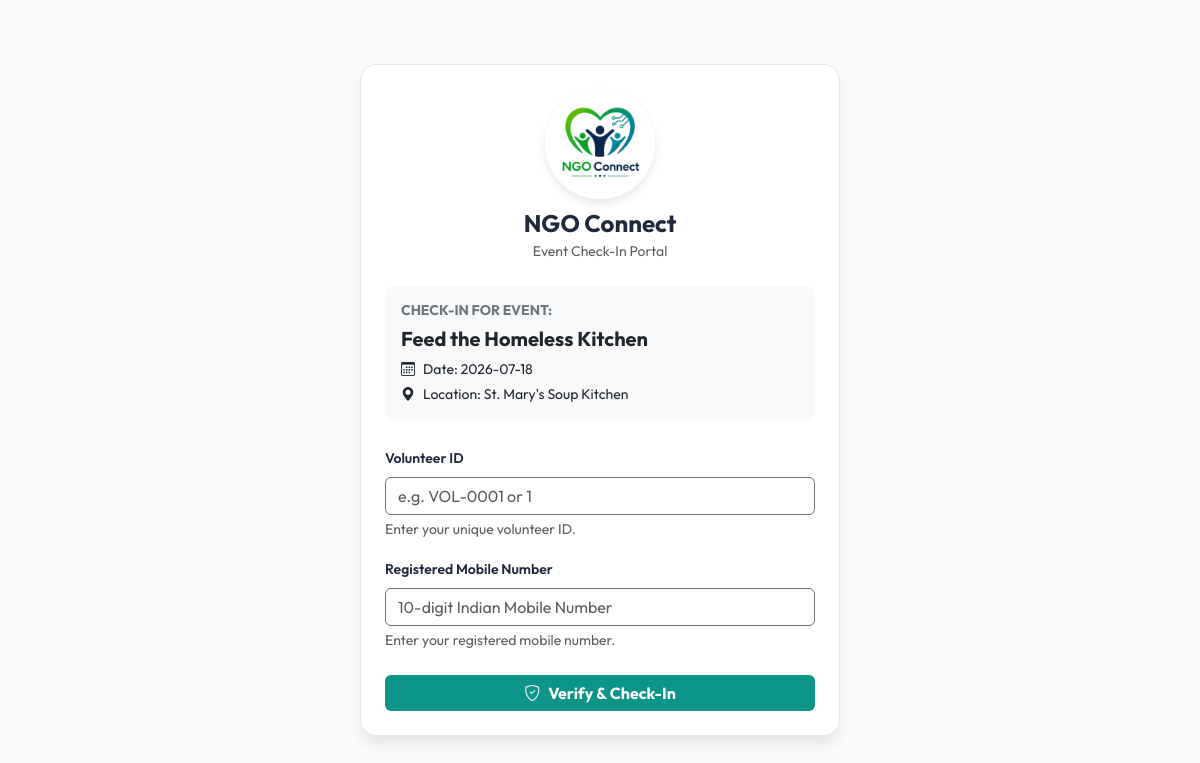
Page /attendance/scan/2 on the committed database.
### models.py (models this page shows, shortened)
class Event(db.Model):
    __tablename__ = 'events'
    id = db.Column(db.Integer, primary_key=True)
    name = db.Column(db.String(150), nullable=False)
    description = db.Column(db.Text, nullable=False)
    category = db.Column(db.String(50), nullable=False)  # 'Medical Camp', 'Education', 'Disaster Relief', 'Food Drive', 'Fundraising', 'Environment', 'Other'
    date = db.Column(db.Date, nullable=False)
    time = db.Column(db.Time, nullable=False)
    venue = db.Column(db.String(150), nullable=False)
    required_volunteers = db.Column(db.Integer, nullable=False, default=1)
    status = db.Column(db.String(20), nullable=False, default='Upcoming')  # 'Upcoming', 'Completed', 'Closed'
    @property
    def assigned_count(self):
        if hasattr(self, '_assigned_count'):
            return self._assigned_count
        return VolunteerApplication.query.filter(
            VolunteerApplication.event_id == self.id,
            VolunteerApplication.status.in_(['Applied', 'Approved'])
        ).count()
    applications = db.relationship('VolunteerApplication', backref='event', lazy='dynamic', cascade="all, delete-orphan")
    attendance = db.relationship('Attendance', backref='event', lazy='dynamic', cascade="all, delete-orphan")
    allocations = db.relationship('ResourceAllocation', backref='event', lazy='dynamic', cascade="all, delete-orphan")
    certificates = db.relationship('Certificate', backref='event', lazy='dynamic', cascade="all, delete-orphan")

### app.py (the view, shortened to what this page needs)
@app.route('/attendance/scan/<int:event_id>', methods=['GET', 'POST'])
def scan_attendance(event_id):
    event = Event.query.get(event_id)
    if not event:
        return render_template('public_checkin.html', error="Invalid QR Code.", event=None)
    if event.status == 'Closed':
        return render_template('public_checkin.html', error="Event is not active.", event=event)
    if request.method == 'GET':
        return render_template(
            'public_checkin.html',
            event=event,
            success=False
        )

### app.py (called while the page is built, shortened)
@app.before_request
def check_session_role_sync():
    if current_user.is_authenticated:
        session['user_id'] = current_user.id
        session['user_role'] = current_user.role

def versioned_url_for(endpoint, **values):
    if endpoint == 'static':
        filename = values.get('filename')
        if filename:
            file_path = os.path.join(app.root_path, endpoint, filename)
            if os.path.exists(file_path):
                mtime = int(os.stat(file_path).st_mtime)
                values['v'] = mtime
    return url_for(endpoint, **values)

@app.context_processor
def override_url_for():
    return dict(url_for=versioned_url_for)

@app.after_request
def add_header(response):
    if response.content_type and ('text/html' in response.content_type or 'application/json' in response.content_type):
        response.headers["Cache-Control"] = "no-cache, no-store, must-revalidate, public, max-age=0"
        response.headers["Pragma"] = "no-cache"
        response.headers["Expires"] = "0"
    return response

@app.context_processor
def inject_global_vars():
    import pytz
    kolkata_tz = pytz.timezone('Asia/Kolkata')
    today_date = datetime.now(kolkata_tz).date().strftime('%Y-%m-%d')
    return {
        'unread_notifications_count': 0,
        'notifications_list': [],
        'today_date': today_date
    }

### templates/public_checkin.html (shortened to what this page needs)
<!DOCTYPE html>
<html lang="en" data-theme="light">
<head>
    <link href="https://cdn.jsdelivr.net/npm/bootstrap@5.3.0/dist/css/bootstrap.min.css" rel="stylesheet">
    <link href="https://cdn.jsdelivr.net/npm/bootstrap-icons@1.10.0/font/bootstrap-icons.css" rel="stylesheet">
</head>
<body>
    <div class="checkin-card p-4">
        <div class="text-center mb-4">
            <div class="logo-circle-public">
                <img src="{{ url_for('static', filename='images/logo.png') }}" alt="NGO Connect Logo">
            </div>
            <h4 class="fw-bold mb-0 mt-2">NGO Connect</h4>
            <span class="text-muted small">Event Check-In Portal</span>
        </div>
        {% if success %}
            <div class="text-center py-3">
                <span class="text-success fs-1 d-block mb-3"><i class="bi bi-check-circle-fill"></i></span>
                <h5 class="fw-bold text-success">Attendance Marked Successfully</h5>
                <hr class="my-4">
                <div class="text-start px-2">
                    <div class="mb-2"><strong>Volunteer Name:</strong> <span class="text-muted">{{ volunteer_name }}</span></div>
                    <div class="mb-2"><strong>Volunteer ID:</strong> <span class="text-muted">VOL-{{ "%04d" | format(volunteer_id) }}</span></div>
                    <div class="mb-2"><strong>Event Name:</strong> <span class="text-muted">{{ event.name }}</span></div>
                    <div class="mb-3"><strong>Check-In Time:</strong> <span class="text-muted">{{ checkin_time }}</span></div>
                </div>
                <div class="mt-4">
                    <a href="/login" class="btn btn-teal btn-sm px-4">Go to Portal Log In</a>
                </div>
            </div>
        {% else %}
            {% if event %}
                <div class="card bg-light border-0 p-3 mb-4 rounded-3 text-dark">
                    <h6 class="fw-bold mb-2 text-uppercase text-secondary small">Check-In for Event:</h6>
                    <h5 class="fw-bold text-teal mb-2">{{ event.name }}</h5>
                    <div class="small mb-1"><i class="bi bi-calendar3 me-2"></i>Date: {{ event.date.strftime('%Y-%m-%d') }}</div>
                    <div class="small"><i class="bi bi-geo-alt-fill me-2"></i>Location: {{ event.venue }}</div>
                </div>
                <form action="/attendance/scan/{{ event.id }}" method="POST">
                    <div class="mb-3">
                        <label for="volunteer_code" class="form-label fw-semibold small">Volunteer ID</label>
                        <input type="text" name="volunteer_code" id="volunteer_code" class="form-control border-secondary" placeholder="e.g. VOL-0001 or 1" required>
                        <div class="form-text text-muted small mt-1">Enter your unique volunteer ID.</div>
                    </div>
                    <div class="mb-4">
                        <label for="mobile_number" class="form-label fw-semibold small">Registered Mobile Number</label>
                        <input type="tel" name="mobile_number" id="mobile_number" class="form-control border-secondary" placeholder="10-digit Indian Mobile Number" required maxlength="10" minlength="10" inputmode="numeric" pattern="[6-9][0-9]{9}" oninput="this.value = this.value.replace(/[^0-9]/g, '').substring(0, 10);">
                        <div class="form-text text-muted small mt-1">Enter your registered mobile number.</div>
                    </div>
                    <button type="submit" class="btn btn-teal w-100 py-2.5 fw-bold"><i class="bi bi-shield-check me-2"></i>Verify & Check-In</button>
                </form>
            {% else %}
                <div class="text-center text-muted py-4">
                    <i class="bi bi-exclamation-triangle fs-1 d-block mb-3 text-warning"></i>
                    No event loaded. Please scan a valid check-in QR code.
                </div>
            {% endif %}
        {% endif %}
    </div>
</body>
</html>

### templates/public_checkin.html (style rules this page uses)
:root { --bg-color: #f8fafc; --text-color: #1e293b; --card-bg: #ffffff; --border-color: #e2e8f0; --primary-color: #0d9488; --primary-hover: #0f766e; }
body { background-color: var(--bg-color); color: var(--text-color); font-family: 'Outfit', sans-serif; min-height: 100vh; display: flex; align-items: center; justify-content: center; padding: 1.5rem; transition: all 0.3s ease; overflow-x: hidden; }
img { max-width: 100%; height: auto; }
.checkin-card { width: 100%; max-width: 480px; background-color: var(--card-bg); border: 1px solid var(--border-color); border-radius: 16px; box-shadow: 0 10px 15px -3px rgba(0, 0, 0, 0.1); overflow: hidden; box-sizing: border-box; }
.logo-circle-public { width: 110px; height: 110px; border-radius: 50%; overflow: hidden; display: flex; align-items: center; justify-content: center; border: 3px solid #ffffff; box-shadow: 0 4px 8px rgba(0, 0, 0, 0.1); background-color: #ffffff; margin: 0 auto 10px auto; transition: all 0.2s ease; }
.logo-circle-public img { width: 100%; height: 100%; object-fit: contain; }
.btn-teal { background-color: var(--primary-color); color: white; border: none; transition: all 0.2s ease; width: 100%; }
form input, form button { width: 100%; }

### rows in the picture
Event: name "Feed the Homeless Kitchen", date "2026-07-18", venue "St. Mary's Soup Kitchen"
